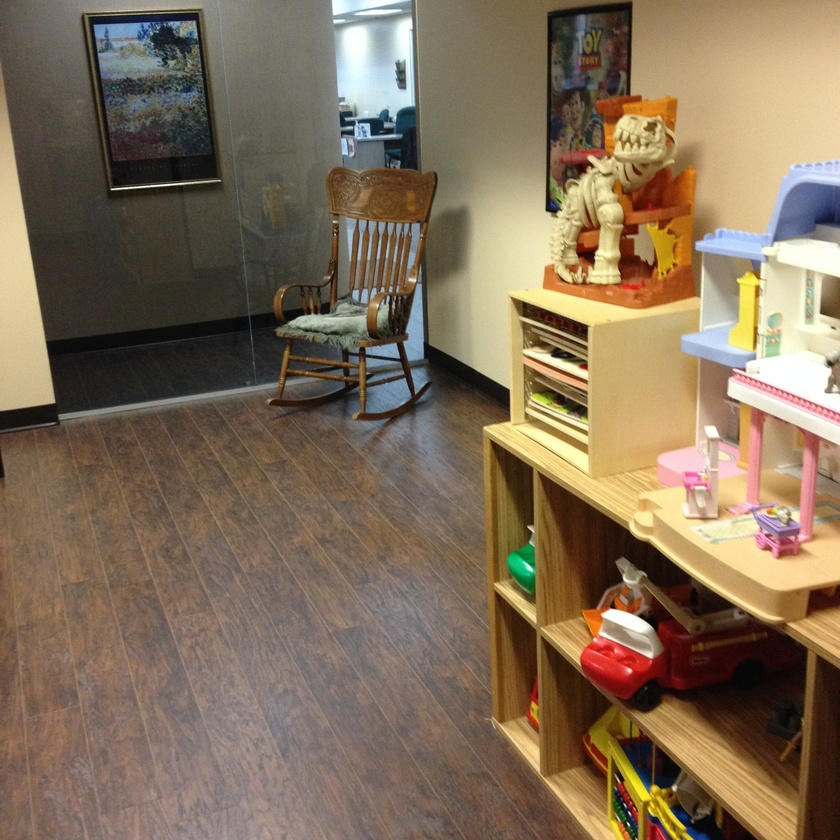
#> input picture Images/room.jpg, 840 x 840 px, shrunk from 2448 x 2448 before the run, found by its file name
$ jupyter execute --allow-errors 07-Camera.ipynb
#> lines starting #> are read from the running program, lines starting #| are printed output that depends on the picture
# Camera

### Imaging a Point Cloud Using a Camera Consructed by Specifying Extrinsic and Intrinsic Parameters

[cell 1]
import numpy as np
from plyfile import PlyData, PlyElement
import scipy
import matplotlib.pyplot as plt
import cv2

#> (a cell that did not finish here is left out)

[cell 3]
fig = plt.figure(figsize=(12,12))
ax = fig.add_subplot(111, projection='3d')


#> (the rest of this cell did not finish here and is left out)

[cell 4]
np.set_printoptions(precision=4, suppress=True)
#> (the rest of this cell did not finish here and is left out)

### Recovering K, R and C

[cell 5]
# RQ Decomposition
# http://ksimek.github.io/2012/08/14/decompose/
def rq(M):
    ''' Here we do QR decomposition, but we want RQ decomposition
    so we do QR decomposition and then transpose the result'''
    Q, R = np.linalg.qr(np.flipud(M).T)
#     print(Q)
#     print(R)
    R = np.flipud(R.T)
    R = np.fliplr(R)
    Q = Q.T;
    Q = np.flipud(Q)
    return R, Q

#> (a cell that did not finish here is left out)

#> (a cell that did not finish here is left out)

[cell 8]
Phz = np.array(
    [[3.53553e+2, 3.39645e+2, 2.77744e+2, -1.44946e+6],
     [-1.03528e+2, 2.33212e+1, 4.59607e+2, -6.32525e+5],
     [7.07107e-1, -3.53553e-1, 6.12372e-1, -9.18559e+2]])

[cell 9]
M = Phz[:, 0:3]
C = -np.linalg.inv(M)@Phz[:,3] # camera center in world coordinates
K, R = rq(M)
# K, R = scipy.linalg.rq(M)

# make diagonal of K positive
T = np.diag(np.sign(np.diag(K)))

K = K @ T
R = T @ R # (T is its own inverse)
print(C)
print(K)
print(R)

# Checking again
P = K @ R @ np.concatenate((np.eye(3), -C.reshape(3,1)), axis=1)
print(P)

[cell 10]
print(np.round(K, 2))
print(np.concatenate((np.eye(3), -C.reshape(3,1)), axis=1))

### Camera imaging

Consider a point on a sensor at $(\hat{x}, \hat{y})mm$ with pixel densities $m_x$ and $m_y$ pixels per mm. The pixel number is then given by
$$ x = m_x \hat{x} $$
and
$$ y = m_y \hat{y} $$
But the origin need not be in the center. It may be in one of the corners. Therefore, the coordinated become:
$$ x = m_x \hat{x} + x_0 $$
and
$$y = m_y \hat{y} + y_0$$
But $\hat{x}$ and $\hat{y}$ are in the camera coordinate system and they can be written by:
$$\hat{x} = f \frac{X}{Z}$$
and
$$\hat{y} = f \frac{Y}{Z}$$
where $f$ is the focal length of the camera. Therefore, the pixel coordinates become:
$$x = m_x f \frac{X}{Z} + x_0$$
and
$$y = m_y f \frac{Y}{Z} + y_0$$
$f$, $x_o$ and $y_o$ are intrinsic parameters of the camera.

The homogenous 3D coordinate can be represented as:
$$\begin{bmatrix} X \\ Y \\ Z \\ 1 \end{bmatrix} = \begin{bmatrix} \tilde{w}X \\ \tilde{w}Y \\ \tilde{w}Z \\ \tilde{w} \end{bmatrix}$$

Consider the previous equation. Any pixel coordinates $(u,v)$.

$$\begin{bmatrix} u \\ v \\ 1 \end{bmatrix} = \begin{bmatrix} Zu \\ Zv \\ Z \end{bmatrix} = \begin{bmatrix} fX + Zo_x \\ fY + Zo_y \\ Z \end{bmatrix} = \begin{bmatrix} f_x & 0 & o_x & 0 \\0 & f_y & o_y & 0 \\ 0 & 0 & 1 & 0 \end{bmatrix}. \begin{bmatrix}X \\ Y \\ Z \\ 1 \end{bmatrix}$$

The 3x4 matrix is the intrinsic matrix. The first 3x3 matrix is called the calibration matrix which is upper triangular.

Now we are done with mapping the 3d point in camera coordinates to a point in the matrix. Next we need to map the world coordinates to the camera coordinates. (3D to 3D). This can be done by the position of the camera coordinates with respect to the world coordintates. This is given by a rotation and translation matrix.
$$R = \begin{bmatrix} r_{11} & r_{12} & r_{13} \\ r_{21} & r_{22} & r_{23} \\ r_{31} & r_{32} & r_{33} \end{bmatrix}$$
The first row gives the direction of camera's x coordinates in the world, second row is for y and 3rd row is for z. The rotation matrix is an orthomormal matrix. We concatenate this with a translation matrix
$$t = \begin{bmatrix}t_x, t_y, t_z \end{bmatrix}$$

To do this in 1 matrix, we use homogenous coordinates
$$\begin{bmatrix} r_{11} & r_{12} & r_{13} & t_x \\ r_{21} & r_{22} & r_{23} & t_y \\ r_{31} & r_{32} & r_{33} & t_z \\ 0 & 0 & 0 & 1\end{bmatrix}\begin{bmatrix}X \\ Y \\ Z \\ 1 \end{bmatrix}$$

This matrix is called the extrinsic matrix.

If non homgenous coordinates are used,

$$ X_{cam} = R(X - C)$$

$$X_{cam} = \begin{bmatrix} r_{11} & r_{12} & r_{13} \\ r_{21} & r_{22} & r_{23} \\ r_{31} & r_{32} & r_{33} \end{bmatrix}\begin{bmatrix}X \\ Y \\ Z \end{bmatrix} + \begin{bmatrix} t_x \\ t_y \\ t_z \end{bmatrix}$$

where $C$ is the camera center in world coordinates.

$$t = -RC$$

The camera projection matrix is given by:

$$ P = K[R | t]$$

where $K$ is the intrinsic matrix given by:

$$K = \begin{bmatrix} f_x & 0 & x_0 \\ 0 & f_y & y_0 \\ 0 & 0 & 1 \end{bmatrix}$$

### Camera Calibration

To calibrate we use a known distinctive pattern such as a checkerboard pattern.

Scaling the projection matrix inplies scaling the world and the camera by the same factor and hence the scale can be arbitrary.

### Triangulation

The goal in triangulation is to find the 3D point that projects to the two points in two images. The 3D point is given by:

In 3D, the 2 rays may not intersect. Therefore, we obtain the shortest line between the 2 lines and consider the midpoint of such a line as $X$.

The goal is to minimize

$$||proj(P_1X) - x_1||^2_2 + ||proj(P_1X) - x_1||^2_2$$

Now, we have 2 camera matrices.

$\lambda_1x_1 = P_1X$ and $\lambda_2x_2 = P_2X$

Since vectors are parallel, the cross product is 0

$x_1 \times P_1X = 0$ and $x_2 \times P_2X = 0$

Rewriting cross product as a matrix multiplication:

$$\begin{bmatrix} 0 & -1 & y_1 \\ 1 & 0 & -x_1 \\ -y_1 & x_1 & 0 \end{bmatrix} \begin{bmatrix} P_1X \end{bmatrix} = 0$$

### Vanishing Points for camera calibration

Previously, for camera calibration, we required known points in 3D space. What if such known points are not available? In such a case, we use vanishing points. A vanishing point is the point where parallel lines appear to converge in an image. It may be finite (in the case where parallel lines are not parallel in the image) or infinite (in the case where parallel lines are parallel in the image).

Consider the camera projection matrix:
$$P = \begin{bmatrix}p_{11} & p_{12} & p_{13} & p_{14} \\ p_{21} & p_{22} & p_{23} & p_{24} \\ p_{31} & p_{32} & p_{33} & p_{34}\end{bmatrix}$$

Now consider a point along the $X$ direction. The location of such a point can be given as:
$$\begin{bmatrix}X/t \\ Y/t \\ Z/t \\ 1/t \end{bmatrix} = \begin{bmatrix}X \\ 0 \\ 0 \\ 1 \end{bmatrix}$$
At the vanishing point, the point is at infinity and hence $1/t = 0$. Therefore, the point is given by:
$$\begin{bmatrix}1 \\ 0 \\ 0 \\ 0 \end{bmatrix}$$

The projection of this point is given by:
$$\begin{bmatrix}p_{11} & p_{12} & p_{13} & p_{14} \\ p_{21} & p_{22} & p_{23} & p_{24} \\ p_{31} & p_{32} & p_{33} & p_{34}\end{bmatrix}\begin{bmatrix}1 \\ 0 \\ 0 \\ 0 \end{bmatrix} = \begin{bmatrix}p_{11} \\ p_{21} \\ p_{31} \end{bmatrix}$$

Therefore, each column of the projection matrix gives the vanishing point of the corresponding direction. The $4^{th}$ column gives the coordinates of the world origin because it is equivalent to setting $X = Y = Z = 0$.

Now consider 3 orthogonal vanishing directions in the scene. These can be given by:
$$e_1 = \begin{pmatrix}1 \\ 0 \\ 0 \end{pmatrix} e_2 = \begin{pmatrix}0 \\ 1 \\ 0 \end{pmatrix} e_3 = \begin{pmatrix}0 \\ 0 \\ 1 \end{pmatrix}$$

The projection of these directions are given by:
$$v_i = KRe_i$$
Here translation is not considered because the vanishing points are at infinity.

By orthogonality, we have:

$$e_i^Te_j = 0$$

Therefore,

$$e_i^Te_j = v_i^TK^{-T}RR^TK^{-1}v_j = 0$$

since R is a rotation matrix, $R^TR = I$

Therefore,

$$v_i^TK^{-T}K^{-1}v_j = 0$$

This needs to be solved. However, since the contraints are non linear it it difficult to solve.

$R$ is an extrinsic parameter and it has disappeared and we are left with just the camera calibraion matrix.

We require atleast 2 finite vanishing points in order to obtain the camera calibration matrix. Once that is know, we can obtain the $R$ matrix since,

$$K^{-1}v_i = Re_i$$

$$Re_1 = \begin{bmatrix}r_1 & r_2 & r_3\end{bmatrix} \begin{pmatrix}1 \\ 0 \\ 0 \end{pmatrix} = r_1$$

Therefore,

$$r_i = K^{-1}v_i$$

There's no scale ambiguity since $||r_i||^2 = 1$

[cell 11]
def find_vanishing_points(image):
    """Find vanishing points from detected lines"""
    # Convert to grayscale
    gray = cv2.cvtColor(image, cv2.COLOR_BGR2GRAY)

    # Detect lines using Hough transform
    edges = cv2.Canny(gray, 50, 150)
    lines = cv2.HoughLinesP(edges, 1, np.pi/180, 100,
                           minLineLength=100, maxLineGap=10)

    # Group lines by similar angles
    angles = []
    grouped_lines = []

    for line in lines:
        x1, y1, x2, y2 = line[0]
        angle = np.arctan2(y2-y1, x2-x1)

        # Find or create group
        found_group = False
        for i, group_angle in enumerate(angles):
            if abs(angle - group_angle) < 0.1:  # Threshold for grouping
                grouped_lines[i].append(line)
                found_group = True
                break

        if not found_group:
            angles.append(angle)
            grouped_lines.append([line])

    # Calculate vanishing points for each group
    vanishing_points = []
    for group in grouped_lines:
        # Use least squares to find intersection point
        A = []
        b = []
        for line in group:
            x1, y1, x2, y2 = line[0]
            A.append([y2-y1, x1-x2])
            b.append(x1*y2 - x2*y1)

        vp = np.linalg.lstsq(A, b, rcond=None)[0]
        vanishing_points.append(vp)

    return np.array(vanishing_points)

def calculate_intrinsic_matrix(vanishing_points):
    """Calculate camera intrinsic matrix K using orthogonality constraints"""
    # Set up equations from orthogonal vanishing points
    A = []
    for i in range(len(vanishing_points)):
        for j in range(i+1, len(vanishing_points)):
            v1 = vanishing_points[i]
            v2 = vanishing_points[j]
            eq = [v1[0]*v2[0], v1[0]*v2[1] + v1[1]*v2[0], v1[1]*v2[1]]
            A.append(eq)

    A = np.array(A)

    # Solve system Aw = 0
    _, _, Vh = np.linalg.svd(A)
    w = Vh[-1]  # Take last row of Vh

    # Form matrix W and ensure positive definiteness
    W = np.array([[w[0], w[1]],
                  [w[1], w[2]]])

    # Add small positive diagonal term for stability
    epsilon = 1e-10
    W += epsilon * np.eye(2)

    try:
        # Try Cholesky decomposition
        K = np.linalg.cholesky(np.linalg.inv(W))
    except np.linalg.LinAlgError:
        # If Cholesky fails, use eigendecomposition
        eigvals, eigvecs = np.linalg.eigh(W)
        # Ensure positive eigenvalues
        eigvals = np.maximum(eigvals, epsilon)
        W_pd = eigvecs @ np.diag(eigvals) @ eigvecs.T
        K = np.linalg.cholesky(np.linalg.inv(W_pd))

    # Add row/column for homogeneous coordinates
    K = np.vstack((K, [0, 0]))
    K = np.hstack((K, [[0], [0], [1]]))

    return K

def calculate_rotation_matrix(K, vanishing_points):
    """Calculate rotation matrix R from vanishing points and K"""
    R = np.zeros((3, 3))

    # First column is normalized first vanishing point in 3D
    v1 = np.append(vanishing_points[0], 1)
    r1 = np.linalg.inv(K) @ v1
    r1 = r1 / np.linalg.norm(r1)
    R[:, 0] = r1

    # Second column similar process
    v2 = np.append(vanishing_points[1], 1)
    r2 = np.linalg.inv(K) @ v2
    r2 = r2 / np.linalg.norm(r2)
    R[:, 1] = r2

    # Third column is cross product to ensure orthogonality
    R[:, 2] = np.cross(r1, r2)

    return R

def calculate_projection_matrix(image):
    """Calculate full camera projection matrix P"""
    # Find vanishing points
    vanishing_points = find_vanishing_points(image)

    # Calculate intrinsic matrix K
    K = calculate_intrinsic_matrix(vanishing_points)

    # Calculate rotation matrix R
    R = calculate_rotation_matrix(K, vanishing_points)

    # Assume camera center at origin for simplicity
    t = np.zeros((3, 1))

    # Form projection matrix P = K[R|t]
    P = K @ np.hstack((R, t))

    return P

image = cv2.imread('images/room.jpg')
#> image is the input picture: shape (840, 840, 3); mean B, G, R 89.3, 111.3, 130.2
P = calculate_projection_matrix(image)
#> in find_vanishing_points, `gray = cv2.cvtColor(image, cv2.COLOR_BGR2GRAY)`:
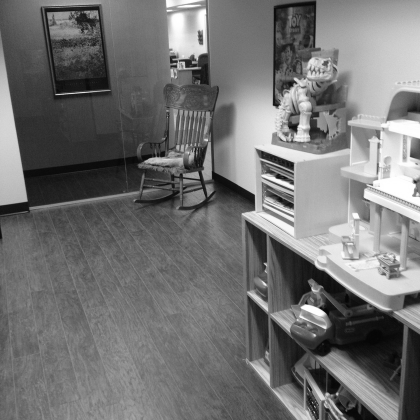
#> gray: shape (840, 840) (shown at 1/2 size); min 2, max 255, mean 114.4
#> in find_vanishing_points, `edges = cv2.Canny(gray, 50, 150)`:
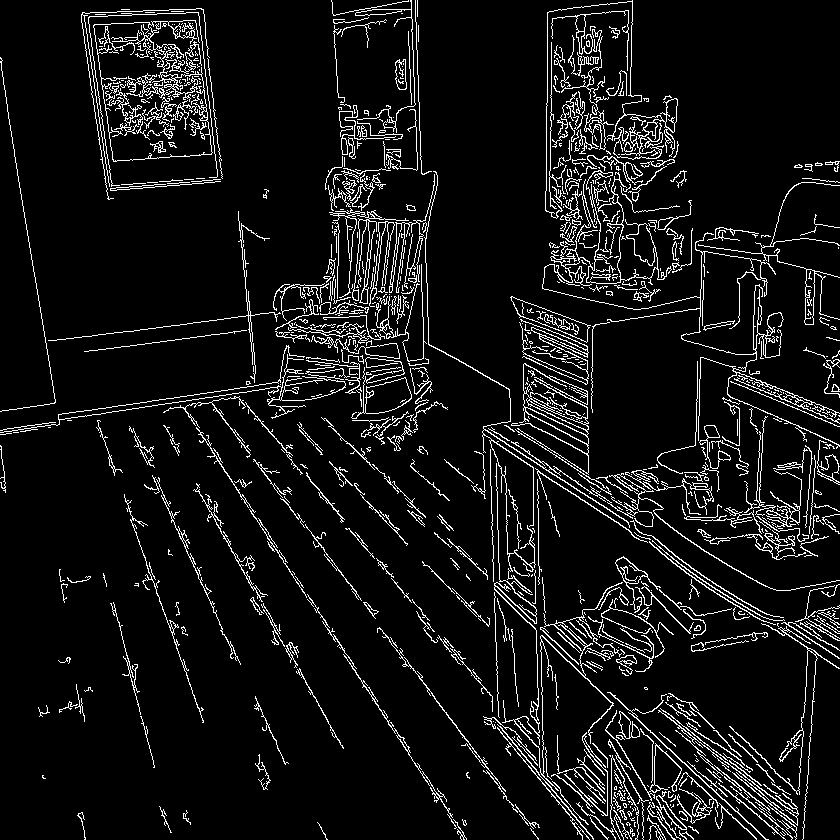
#> edges: shape (840, 840); 7.7% white in thin lines or dots
#> in find_vanishing_points, `lines = cv2.HoughLinesP(edges, 1, np.pi/180, 100, minLineLength=100, m..`: lines = 71 rows, first 6: [177, 397, 438, 799], [632, 714, 766, 839], [388, 637, 504, 790], [45, 341, 254, 315], [234, 481, 354, 666], [482, 435, 657, 548]
#> the loop in find_vanishing_points, `for line in lines:` made 71 passes
#> (x1, y1, x2, y2, angle) on passes 1 to 8: (177, 397, 438, 799, 0.995), (632, 714, 766, 839, 0.751), (388, 637, 504, 790, 0.922), (45, 341, 254, 315, -0.124), (234, 481, 354, 666, 0.995), (482, 435, 657, 548, 0.573), (447, 538, 583, 670, 0.77), (574, 112, 577, 285, 1.55)
#> after the loop in find_vanishing_points, `for line in lines:`: angles = [0.995, 0.751, -0.124, 0.573, 1.55, -1.56, 0.854, 1.41, 0.423, -1.44, 1.14, -0.785, 1.31, 0.134]; grouped_lines = 14 items
#> the loop in find_vanishing_points, `for group in grouped_lines:` made 14 passes
#> vp on passes 1, 2, 3, 5, 6, 9, 10, 11: [-161.9, -144.9], [950, 975.6], [2961.3, -27.32], [528.7, 1549.4], [602.2, 778.9], [247.1, 176.8], [579, 184.2], [-30.59, 75.74]
#> after the loop in find_vanishing_points, `for group in grouped_lines:`: vanishing_points = [[-161.9, -144.9], [950, 975.6], [2961.3, -27.32], [763.2, 616.6], [528.7, 1549.4], [602.2, 778.9], [653.2, 667.6], [-42, -204], [247.1, 176.8], [579, 184.2], [-30.59, 75.74], [407.5, 407.5], [-48.21, 12.95], [-20.78, 154.3]]
#> in calculate_projection_matrix, `vanishing_points = find_vanishing_points(image)`: vanishing_points = 14 rows, first 8: [-161.9, -144.9], [950, 975.6], [2961.3, -27.32], [763.2, 616.6], [528.7, 1549.4], [602.2, 778.9], [653.2, 667.6], [-42, -204]
#> the loop in calculate_intrinsic_matrix, `for i in range(len(vanishing_points)):` made 14 passes
#> after the loop in calculate_intrinsic_matrix, `for i in range(len(vanishing_points)):`: A = 91 items, first 6: [-153830.6, -295663.1, -141398.4], [-479499, -424775.2, 3960.4], [-123574.8, -210446.6, -89362], [-85604, -327501, -224559.9], [-97503.4, -213402.6, -112896.6], [-105767.2, -202765.1, -96753.9]
#> in calculate_intrinsic_matrix, `A = np.array(A)`: A = 91 rows, first 8: [-153830.6, -295663.1, -141398.4], [-479499, -424775.2, 3960.4], [-123574.8, -210446.6, -89362], [-85604, -327501, -224559.9], [-97503.4, -213402.6, -112896.6], [-105767.2, -202765.1, -96753.9], [6800.8, 39119.9, 29567.4], [-40003.8, -64442.8, -25631.5]
#> in calculate_intrinsic_matrix, `_, _, Vh = np.linalg.svd(A)`: Vh = [[0.527, 0.835, 0.162], [-0.641, 0.265, 0.72], [0.558, -0.483, 0.675]]
#> in calculate_intrinsic_matrix, `w = Vh[-1]`: w = [0.558, -0.483, 0.675]
#> in calculate_intrinsic_matrix, `W = np.array([[w[0], w[1]], [w[1], w[2]]])`: W = [[0.558, -0.483], [-0.483, 0.675]]
#> in calculate_intrinsic_matrix, `K = np.linalg.cholesky(np.linalg.inv(W))`: K = [[2.17, 0], [1.55, 1.22]]
#> in calculate_intrinsic_matrix, `K = np.vstack((K, [0, 0]))`: K = [[2.17, 0], [1.55, 1.22], [0, 0]]
#> in calculate_intrinsic_matrix, `K = np.hstack((K, [[0], [0], [1]]))`: K = [[2.17, 0, 0], [1.55, 1.22, 0], [0, 0, 1]]
#> in calculate_rotation_matrix, `v1 = np.append(vanishing_points[0], 1)`: v1 = [-161.9, -144.9, 1]
#> in calculate_rotation_matrix, `r1 = np.linalg.inv(K) @ v1`: r1 = [-74.65, -23.84, 1]
#> in calculate_rotation_matrix, `r1 = r1 / np.linalg.norm(r1)`: r1 = [-0.953, -0.304, 0.0128]
#> in calculate_rotation_matrix, `v2 = np.append(vanishing_points[1], 1)`: v2 = [950, 975.6, 1]
#> in calculate_rotation_matrix, `r2 = np.linalg.inv(K) @ v2`: r2 = [438, 242.7, 1]
#> in calculate_rotation_matrix, `r2 = r2 / np.linalg.norm(r2)`: r2 = [0.875, 0.485, 0.002]
#> in calculate_projection_matrix, `R = calculate_rotation_matrix(K, vanishing_points)`: R = [[-0.953, 0.875, -0.00679], [-0.304, 0.485, 0.0131], [0.0128, 0.002, -0.196]]
#> in calculate_projection_matrix, `P = K @ np.hstack((R, t))`: P = [[-2.07, 1.9, -0.0147, 0], [-1.85, 1.95, 0.00536, 0], [0.0128, 0.002, -0.196, 0]]
print(P)
#| [[-2.0662  1.8973 -0.0147  0.    ]
#|  [-1.8495  1.9484  0.0054  0.    ]
#|  [ 0.0128  0.002  -0.1957  0.    ]]
